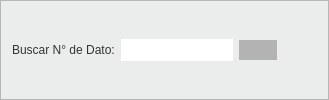
    <widget class="QFrame" name="frame_3">
     <property name="styleSheet">
      <string notr="true">background-color:#EBEDED;</string>
     </property>
     <property name="frameShape">
      <enum>QFrame::StyledPanel</enum>
     </property>
     <property name="frameShadow">
      <enum>QFrame::Raised</enum>
     </property>
     <layout class="QVBoxLayout" name="verticalLayout_14">
      <item>
       <layout class="QHBoxLayout" name="horizontalLayout_20">
        <item>
         <widget class="QLabel" name="label_user_27">
          <property name="sizePolicy">
           <sizepolicy hsizetype="Fixed" vsizetype="Fixed">
            <horstretch>50</horstretch>
            <verstretch>0</verstretch>
           </sizepolicy>
          </property>
          <property name="minimumSize">
           <size>
            <width>0</width>
            <height>0</height>
           </size>
          </property>
          <property name="styleSheet">
           <string notr="true">font: 11pt &quot;MS Shell Dlg 2&quot;;
color:#333333;
max-width:7em;</string>
          </property>
          <property name="text">
           <string>Buscar N° de Dato:</string>
          </property>
         </widget>
        </item>
        <item>
         <widget class="QLineEdit" name="label_search">
          <property name="sizePolicy">
           <sizepolicy hsizetype="Maximum" vsizetype="Fixed">
            <horstretch>0</horstretch>
            <verstretch>0</verstretch>
           </sizepolicy>
          </property>
          <property name="styleSheet">
           <string notr="true">background-color: white;
border-style: outset;
border-radius: 12px;
font: 10pt &quot;MS Shell Dlg 2&quot;;
color: #333333;
max-width: 10em;
min-width:10em;
padding: 3px;</string>
          </property>
         </widget>
        </item>
        <item>
         <widget class="QPushButton" name="search_item">
          <property name="styleSheet">
           <string notr="true">background-color: #B3B3B3;
border-style: outset;
border-radius: 13px;
font: 10pt &quot;MS Shell Dlg 2&quot;;
color: #333333;
padding: 3px;
max-width:1.3em;
max-height:1.3em;
min-width:1.3em;
min-height:1.3em;</string>
          </property>
          <property name="text">
           <string/>
          </property>
         </widget>
        </item>
        <item>
         <spacer name="horizontalSpacer_19">
          <property name="orientation">
           <enum>Qt::Horizontal</enum>
          </property>
          <property name="sizeHint" stdset="0">
           <size>
            <width>40</width>
            <height>20</height>
           </size>
          </property>
         </spacer>
        </item>
       </layout>
      </item>
     </layout>
    </widget>
